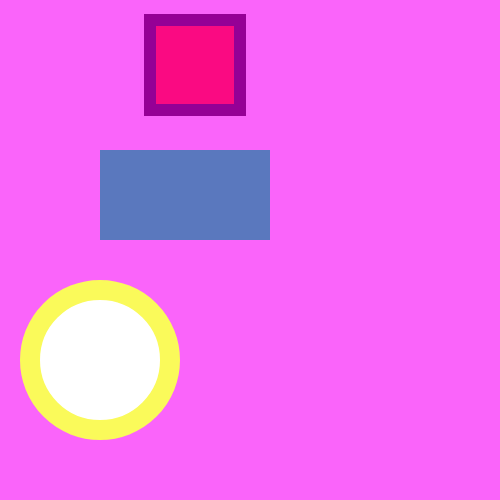
Frame 1 (no input)
Frame 60 (no input): identical to frame 1, image omitted
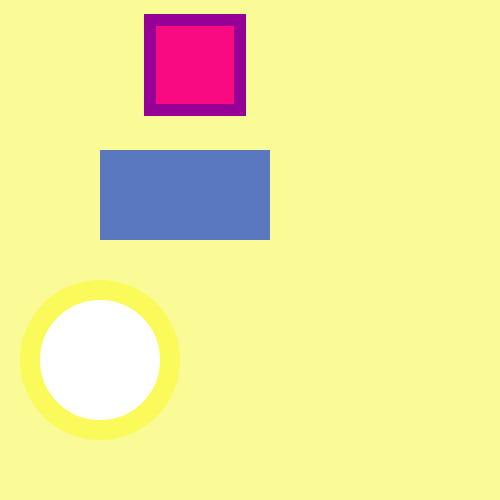
Frame 120 (the mouse pressed at the canvas centre since frame 60)

The p5.js sketch that drew these frames (run headless with seeded random() and noise() and a simulated clock; from frame 60 on, the mouse is pressed at the canvas centre):

// p5.js sketch
// ── sketch.js
var trifill;
var bgc;
var rse;
var crazyrect;
var rectrand1;
var rectrand2;
var rectrand3;
var magicircle;
var circlestroke;
var radius;
var tristoke;
var cirwei;


function setup() {
  createCanvas(500, 500);
  trifill = color(250, 10, 130);
  rse = 90;
  crazyrect = color(90, 120, 190);
  magicirlce = color(255);
  circlestroke = color(250, 250, 90);
  radius = 70;
  tristroke = color(100, 200, 0);
  cirwei = 20;
}




function draw() {
  bgc = background(250, 100, 250)

  //when mouse is pressed on different locations the bg changes color 
  if (mouseIsPressed) {
    bgc = background(mouseX, mouseY, 150);
  }

  //features and vars of the rectangle
  strokeWeight(0); //stoke of rectangle 
  fill(crazyrect); //original fill of rectangle

  //the randoms for the color value of the rectangle
  rectrand1 = random(255); //random r
  rectrand2 = random(255); //random g
  rectrand3 = random(255); //random b

  //rectangle that gives you a seizure when you hover over it
  rect(100, 150, 170, 90); //rect
  if (mouseX > 100 && mouseX < 270 && mouseY > 150 && mouseY < 240) {
    crazyrect = color(rectrand1, rectrand2, rectrand3);
  } else {
    crazyrect = color(90, 120, 190);
  }


  //features and vars of square
  strokeWeight(12);
  stroke(150, 0, 150);
  fill(trifill);


  //the square grows when pressed
  rect(150, 20, 90, rse);
  if (mouseIsPressed) {
    if (mouseX > 150 && mouseX < 240 && mouseY > 20 && mouseY < 20 + rse) {
      rse = 600;
    } else {
      rse = 90;
    }
  }

  //features and vars of cirlce
  strokeWeight(cirwei);
  stroke(circlestroke);
  fill(magicirlce);
  ellipse(100, 360, 140);


  //triangle appears when hovered over circle
  if (dist(mouseX, mouseY, 100, 360) < radius) {
    strokeWeight(10);
    stroke(tristroke);
    triangle(350, 450, 400, 290, 450, 400);
  }


  //stokeweight of circle when hovered
  if (dist(mouseX, mouseY, 100, 360) < radius) {
    cirwei = 30;
  } else {
    cirwei = 20;
  }






}
